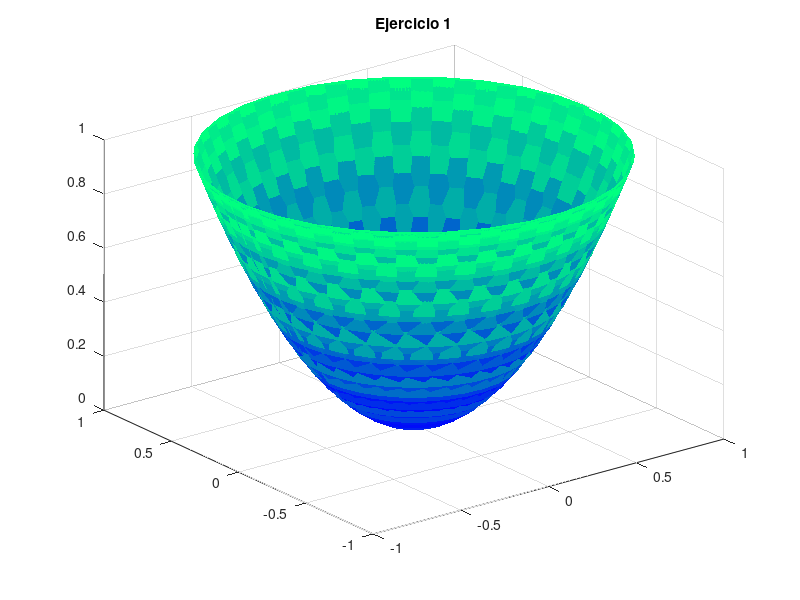

This chart was generated by the following MATLAB code:
% Actividad 2 - Ejercicio 1
% Abraham Cepeda Oseguera
% A00827666
clear; clc; close all;
a = 1;
b = 1;
[T,U] = meshgrid(0:0.2:2*pi,0:0.2:2*pi);

fx = @(t,u) a.*cos(t).*cos(u);
fy = @(t,u) b.*cos(t).*sin(u);
z = @(t,u) cos(t).^2+u.*0;

surf(fx(T,U),fy(T,U),z(T,U), 'EdgeColor', 'none');
colormap winter
grid on
title('Ejercicio 1')